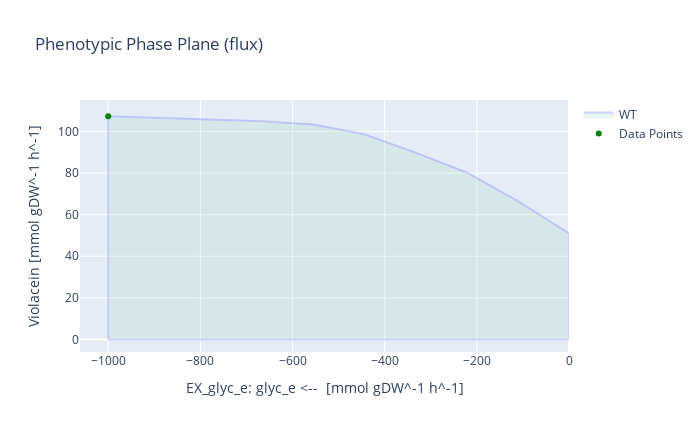

The cell this chart's notebook holds for it:
### Code cell
# With glycerol as substrate
medium = model_LB_vio_fad.medium
with model_LB_vio_fad:
    medium['EX_glc__D_e'] = 0
    medium['EX_glyc_e'] = 1000
    model_LB_vio_fad.medium = medium
    model_LB_vio_fad.objective = model_LB_vio_fad.reactions.Growth
    growth_rate = model_LB_vio_fad.optimize().objective_value
    model_LB_vio_fad.objective = model_LB_vio_fad.reactions.Violacein
    violacein_production = model_LB_vio_fad.optimize().objective_value
    violacein_glyc_yield = violacein_production / (-1*model_LB_vio_fad.reactions.EX_glyc_e.flux)
    
    print('Growth rate for V. natriegens [h^-1]:', growth_rate)
    print('Max. violacein production [mmol gDW^-1 h^-1]:', violacein_production)
    print('Theoretical maximum yield [mmol_vio / mmol_glyc]:', violacein_glyc_yield)
    
    model_LB_vio_fad.reactions.EX_glyc_e.bounds = -1500,0
    result = phenotypic_phase_plane(model_LB_vio_fad, 
                                variables=[model_LB_vio_fad.reactions.EX_glyc_e],
                                objective=model_LB_vio_fad.reactions.Violacein,
                                points=10)
    x = result.data_frame.EX_glyc_e[result.data_frame.objective_upper_bound.idxmax()]
    y = result.data_frame.objective_upper_bound[result.data_frame.objective_upper_bound.idxmax()]
    result.plot(plotter, points=[(x,y)], points_colors=["green"])
    print("The optimal glycerol uptake for Violacein flux is:", result.data_frame.EX_glyc_e[result.data_frame.objective_upper_bound.idxmax()])

### Figure 1 — Plotly figure (JSON) as saved in the notebook; plotly's stock layout.template omitted (floating-point values rounded to 4 significant figures)
{"data": [{"fill": "toself", "fillcolor": "#B3E2CD", "hoverinfo": "none", "marker": {"line": {"color": "#B3E2CD"}, "opacity": 0.3}, "mode": "lines", "name": "WT", "opacity": 0.3, "type": "scatter", "x": [-1000, -888.9, -777.8, -666.7, -555.6, -444.4, -333.3, -222.2, -111.1, 0, 0, -111.1, -222.2, -333.3, -444.4, -555.6, -666.7, -777.8, -888.9, -1000, -1000, -1000], "y": [0, 1.421e-14, 4.263e-14, -1.847e-13, 2.842e-14, -1.421e-13, 0, 4.974e-14, -7.105e-15, 7.105e-15, 51.03, 66.54, 80.29, 89.86, 98.65, 103.4, 105.0, 105.8, 106.6, 107.3, 0, 107.3]}, {"marker": {"color": ["green"]}, "mode": "markers", "name": "Data Points", "type": "scatter", "x": [-1000], "y": [107.3]}], "layout": {"height": 432, "title": {"text": "Phenotypic Phase Plane (flux)"}, "width": 700, "xaxis": {"autorange": true, "range": [-1061.0, 0], "title": {"text": "EX_glyc_e: glyc_e <--  [mmol gDW^-1 h^-1]"}, "type": "linear"}, "yaxis": {"autorange": true, "range": [-6.061, 115.2], "title": {"text": "Violacein [mmol gDW^-1 h^-1]"}, "type": "linear"}}}
